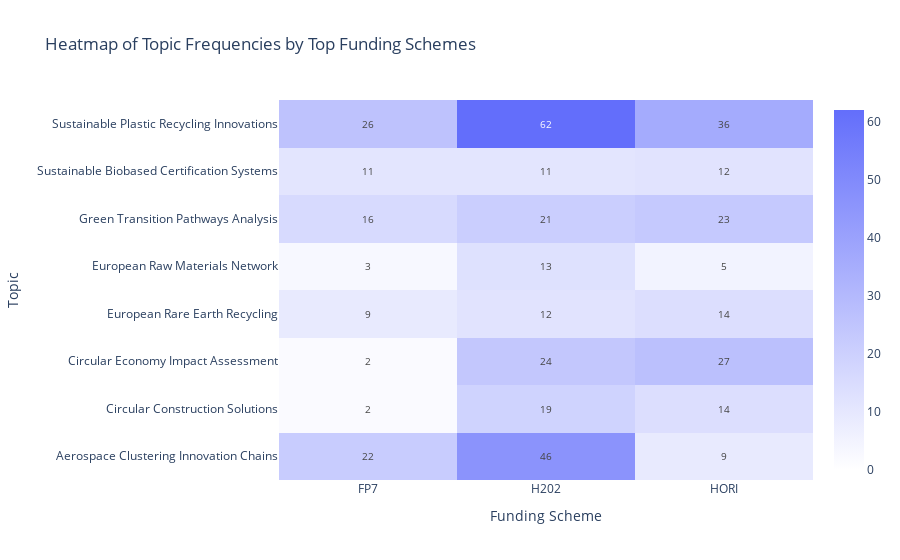

This figure's notebook cell:
### Code cell
df_cleaned_projects = df_projects[df_projects['CustomName'] != 'Outlier Topic']
df_cleaned_projects = df_cleaned_projects[df_cleaned_projects['Topic'].isin(SELECTED_TOPIC_IDS)]

# truncate funding scheme names
df_cleaned_projects['funding_scheme_truncated'] = df_cleaned_projects['funding'].str.slice(0, MAX_CHARACTERS)

# filter dataframe to only include top funding schemes
top_funding_schemes = df_cleaned_projects['funding_scheme_truncated'].value_counts().head(TOP_N_FUNDINGSCHEMES).index.tolist()
df_top_funding_schemes = df_cleaned_projects[df_cleaned_projects['funding_scheme_truncated'].isin(top_funding_schemes)]

# filter dataframe to only include top 25 topics
top_25_topics = df_top_funding_schemes['CustomName'].value_counts().head(25).index.tolist()
df_top_topics = df_top_funding_schemes[df_top_funding_schemes['CustomName'].isin(top_25_topics)]

# create a pivot table to count the frequency of topics per funding scheme
heatmap_data = pd.pivot_table(df_top_topics, values='project_id', index='CustomName', columns='funding_scheme_truncated', aggfunc='count', fill_value=0)

# custom colors
colorscale = [[0, 'rgb(255,255,255)'], [1, 'rgba(99,110,251,255)']]

fig = go.Figure(data=go.Heatmap(
                   z=heatmap_data.values,
                   x=heatmap_data.columns,
                   y=heatmap_data.index,
                   colorscale=colorscale,
                   zmin=0, zmax=heatmap_data.values.max(),
                   text=heatmap_data.values,
                   texttemplate='%{text}',
                   textfont={"size":10}
               ))

fig.update_layout(
    title='Heatmap of Topic Frequencies by Top Funding Schemes',
    xaxis_nticks=len(heatmap_data.columns),
    yaxis_nticks=len(heatmap_data.index),
    xaxis_title="Funding Scheme",
    yaxis_title="Topic"
)

fig.show()

if EXPORT_GRAPHS_CSV:
    heatmap_data.to_csv('graph_exports/merged/heatmap_topic_frequencies_by_top_funding_schemes.csv', index=False)

### Figure 1 — Plotly figure (JSON) as saved in the notebook; plotly's stock layout.template omitted (floating-point values rounded to 4 significant figures)
{"data": [{"colorscale": [[0, "rgb(255,255,255)"], [1, "rgba(99,110,251,255)"]], "text": [[22, 46, 9], [2, 19, 14], [2, 24, 27], [9, 12, 14], [3, 13, 5], [16, 21, 23], [11, 11, 12], [26, 62, 36]], "textfont": {"size": 10}, "texttemplate": "%{text}", "type": "heatmap", "x": ["FP7", "H202", "HORI"], "y": ["Aerospace Clustering Innovation Chains", "Circular Construction Solutions", "Circular Economy Impact Assessment", "European Rare Earth Recycling", "European Raw Materials Network", "Green Transition Pathways Analysis", "Sustainable Biobased Certification Systems", "Sustainable Plastic Recycling Innovations"], "z": [[22, 46, 9], [2, 19, 14], [2, 24, 27], [9, 12, 14], [3, 13, 5], [16, 21, 23], [11, 11, 12], [26, 62, 36]], "zmax": 62, "zmin": 0}], "layout": {"title": {"text": "Heatmap of Topic Frequencies by Top Funding Schemes"}, "xaxis": {"nticks": 3, "title": {"text": "Funding Scheme"}}, "yaxis": {"nticks": 8, "title": {"text": "Topic"}}}}
